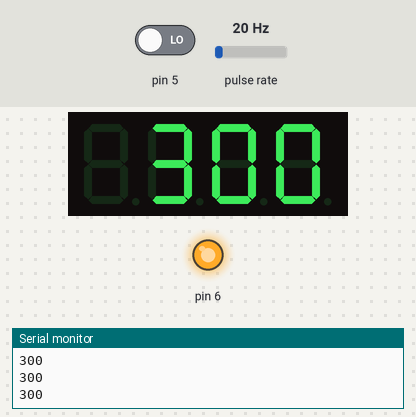
The sketch below on a simulated Arduino Uno, built with avr-gcc and run on an emulated ATmega328P. Shown: 4-digit seven-segment display, output pins drawn as LEDs (lit = HIGH), the last lines printed to the serial monitor. Wiring (inferred from the names in the program): pulse sensor: data pin 2. The test bench sets the inputs (shaded band); at power-on: pin 5 LOW, pulse rate 20 Hz.

Above: at 2.2 s.
2.3 s: pin 5 driven HIGH
At 3.2 s:
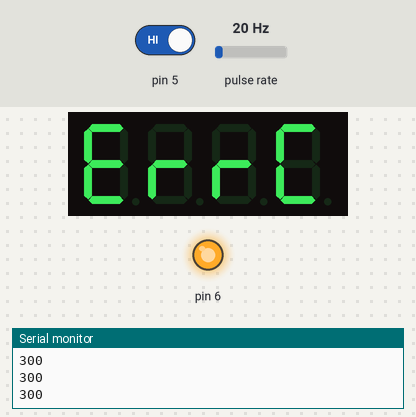
4.0 s: pin 5 driven LOW
At 4.7 s:
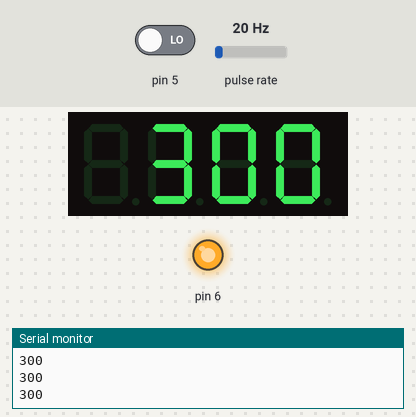
5.5 s: pulse rate (sensor on pin 2) set to 150 Hz
At 7.1 s:
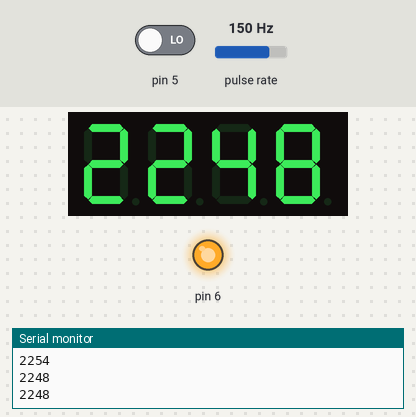
7.5 s: pulse rate (sensor on pin 2) set to 4 Hz
At 8.6 s:
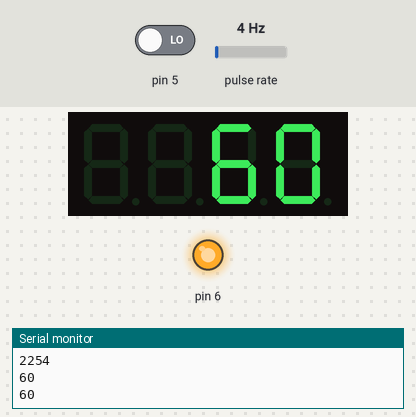
9.5 s: pulse rate (sensor on pin 2) set to 102 Hz
At 11.9 s:
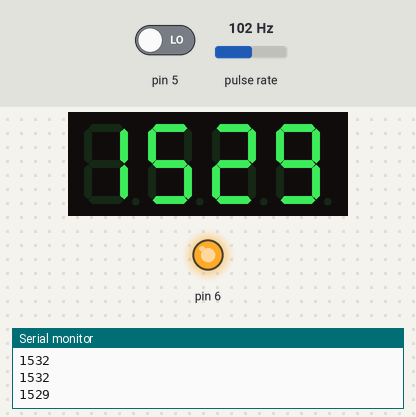
Timing chart, 0 to 13.0 s (numbered marks = the images above; inputs shaded):
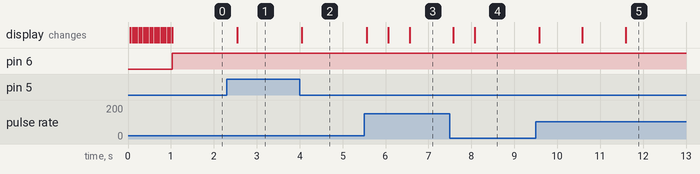

Measured:
- after the input at 2.3 s, the display: changes after 0.24 s (image 1)
- after the input at 4.0 s, the display: changes after 0.05 s (image 2)
- after the input at 5.5 s, the display: first changes after 0.06 s (image 3 shows a later state)
- after the input at 7.5 s, the display: first differs from a run without the input after 0.57 s (image 4)
- after the input at 9.5 s, the display: changes after 0.08 s (image 5)

The sketch:

Tachometer-using-Arduino.ino
```cpp
/*
Arduino-based Tachometer using an Arduino-Mini-Pro with 4x7-LED-Display (incl. TM1637 control-IC)
------------------------
!!! Best +working example with Timer-1: https://quartzcomponents.com/blogs/electronics-projects/arduino-based-tachometer-rpm-meter-using-ir-sensor
Instructions to set Timers ⇒ https://wolles-elektronikkiste.de/timer-und-pwm-teil-2-16-bit-timer1
Calculate Timer Prescaler-values ⇒ http://evolutec.publicmsg.de/index.php?menu=software&content=prescalertools
Adapted on 06.09.2023 (nl):

Tachometer displays 4 states:
-----------------------------
1. Displays rpm-value (1-9999 rpm)
2. Displays "----" if machine is idle
3. Displays "ErrC" if Temperature-Sensor-Signal on Pin-D2 (input) is HIGH
4. Displays "HHHH" if rpm overflows the capability of the 4x7-digit LED-Display (>9999)

Arduino-Mini-Pro Pin-connections:
---------------------------------
D2 ... Frequency   Digital-In  from Hall-Sensor (! Important: with external 4,7k Pull-Up Resistance for Hall-S. with Open-Collector - to avoid "floating" signal!)
D3 ... CLK         Digital-Out (to TM1637-IC - I²C-communication, Pin-18)
D4 ... DIO         Digital-Out (to TM1637-IC - I²C-communication, Pin-17)
D5 ... "ErrC"      Digital-In  ("1" = Signal for Overtemperature, computed from external uContoller, there Pin-D2)
D6 ... "On"        Digital-Out ("1" = Signal from Hall-Sensor = "machine-active", feedback to external uContoller, there Pin-D3)
*/

//4x 7-Segment LED-Display with TM1637-IC:
#include <SevenSegmentTM1637.h>
const byte CLK = 3;     //define CLK pin (any digital pin) //Connection from Arduino-D3 to Display-Driver-IC TM1637
const byte DIO = 4;     //define DIO pin (any digital pin) //Connection from Arduino-D4 to Display-Driver-IC TM1637

SevenSegmentTM1637  display(CLK, DIO); //initialize the 4x 7-segm-LED-Display (0,56" height) //CLK = 4; DIO = 5;

unsigned long preset;	//timing-base for 16bit timer-1
float rpmflt;					//total time counting-up
unsigned int rpm;			//revolutions per minute
boolean tooslow = 1;	//if no signal is incoming, timer doesn't count-up

void setup() {
	Serial.begin(9600);

//Set Input-Pin register (Timer1 "INT0" on Port-Pin PD2 = Pin-D2):
	TCCR1A = 0;		//(re)set the 16bit Timer/Counter1 Control Register "TCCR1A" to 0 (Waveform = WGR10 to R/W ; WGR10 = Waveform Generation Mode, set bit identifier to 0)
	TCCR1B = 0;		//reset TCCR1B (Timer/Counter1 Control Register 1B )
	TCCR1B |= (1 << CS12);		//set Timer-1 mode CS12 (bit-2) as 256 prescaler (nl: set variable "preset" = 16MHz / 256 = 62500, see "rpmflt"-value below)
	TIMSK1 |= (1 << TOIE1);		//Enable timer1 overflow *interrupt* (TOIE1) by setting global interrupt *enable* bit in SREG
	pinMode(2, INPUT_PULLUP);	//Pin-D2 as digital Hall-Signal input. Grounded per hardware, so input isn't floating if no signal is incoming!
	pinMode(6, OUTPUT); digitalWrite(6, LOW); //set Pin-D6 as output, LOW on begin (supposing that on begin machine is in idle-mode, standing still)
	//Input-Pins don't need initialization

attachInterrupt(0, RevPM, FALLING); //attachs the function "RevPM", below

//LED-Display:
	display.begin();						//initializes the LED-Display
	display.setBacklight(100);	//sets the brightness to 100%
}

void RevPM() { //
	preset = TCNT1;	//timer1 Clock Select Bits / Prescaler (= prescaler, set to 65200 ms, see calculation below)
	TCNT1 = 0;			//"TCNT1" = Timer1 Counter Register counting-up from "0" (see https://forum.arduino.cc/t/ch-9-timer-counter-module-of-atmega328p-mcu/662590)
	tooslow = 0;		//reset flag for normal use
}

ISR(TIMER1_OVF_vect) {	//set Timer1 ISR (InterruptServiceRoutine) to "Timer Overflow" (normal mode)
	tooslow = 1;					//if no-signal is incoming on Pin-D2, Timer1 doesn't count-up...
}

void loop() {

	if (tooslow == 1) {
		Serial.println("---");
		display.clear(); display.setCursor(0,0); //clear the Display and set the cursor to the 4th position (left)
		display.print("----");
		digitalWrite(6, LOW);  //Signal to external uController to indicate that machine is standing still (no Halls-Sensor-Signal coming-in)
	} else {
//	rpmflt = 120 / (rpmtime / 31250.00);	//nl: why? ⇒ 31250 = 62500/2 (in float units), using the preset-*base* of 16MHz/256 = 62500 Hz
		rpmflt =  (30 * 31250.00) / preset;		//15 instead of 60 seconds/minute - resp. 30 of 120, bec. of 4 Magnets on machine-axle! (15=60/4) - for rpm
		rpm = (round(rpmflt)); 								//rounding rpmflt = rpm without decimals (to use it as int)
		if (rpm >=9999) { rpm = 9999; }				//limit rpm to 9999 (don't overflow)
		digitalWrite(6, HIGH); //Signal to external uController to indicate that machine is running (= Hall-Sensor-Siganl coming-in)
		Serial.println(rpm);

		//Forward RpM to LED-Display (once per ½-second):
		display.clear(); //clear the display and show the actual RpM on LED-Display:
		if (rpm <10)									{ display.setCursor(0,3); display.print(rpm); } //right side
		if ((rpm <100) && (rpm >10))	{ display.setCursor(0,2); display.print(rpm); } //m-r. ""
		if ((rpm <1000) && (rpm >100)){ display.setCursor(0,1); display.print(rpm); } //m-l. ""
		if	 (rpm >=1000)							{ display.setCursor(0,0); display.print(rpm); } //left side
		if (rpm >=9999)								{ display.setCursor(0,0); display.print("HHHH"); } //if it overflows, don't go rambling, display "rpm too high"
		if (digitalRead(5) == HIGH)		{ display.setCursor(0,0); display.print("ErrC"); } //display overheat-warning if Input-Pin D5 is HIGH
	}

	delay(500); //renew display each ½-second

} //end of loop

/*~~~~~~~~~~~~~~~~~~~~~~~~~~~~~~~~~~~~~~~~~~~~~~~~~~~~~~~~~~~~~~~~~~~~~~~~~~~~~~~~~~~~
//////////////////////////////////////////////////////////////////////////////////////
Flashing the chip (atmega328) directly = without bootloader (from "cmd" command-line):
avrdude.exe -v -V -p m328p -c usbasp -e -D -U flash:w:Tachometer-using-Arduino.ino.hex.hex:i

Fuses:                                                                             (0xfd: Brown-out-level @VCC = 2,7V)
avrdude.exe -v -V -p m328p -c usbasp -U lfuse:w:0xe2:m -U hfuse:w:0xd9:m -U efuse:w:0xfd:m      orig: E:FD, H:DA, L:FF

//////////////////////////////////////////////////////////////////////////////////////
~~~~~~~~~~~~~~~~~~~~~~~~~~~~~~~~~~~~~~~~~~~~~~~~~~~~~~~~~~~~~~~~~~~~~~~~~~~~~~~~~~~~~~
*/
```
